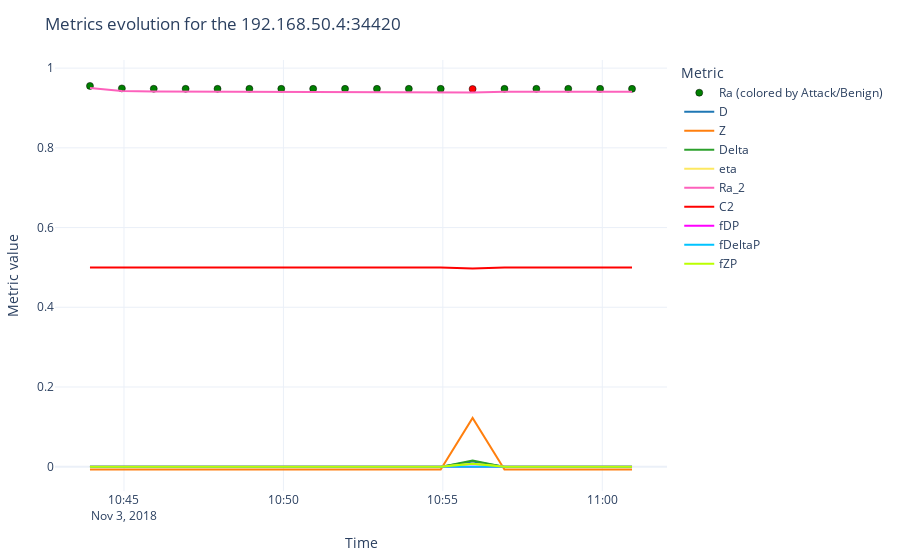
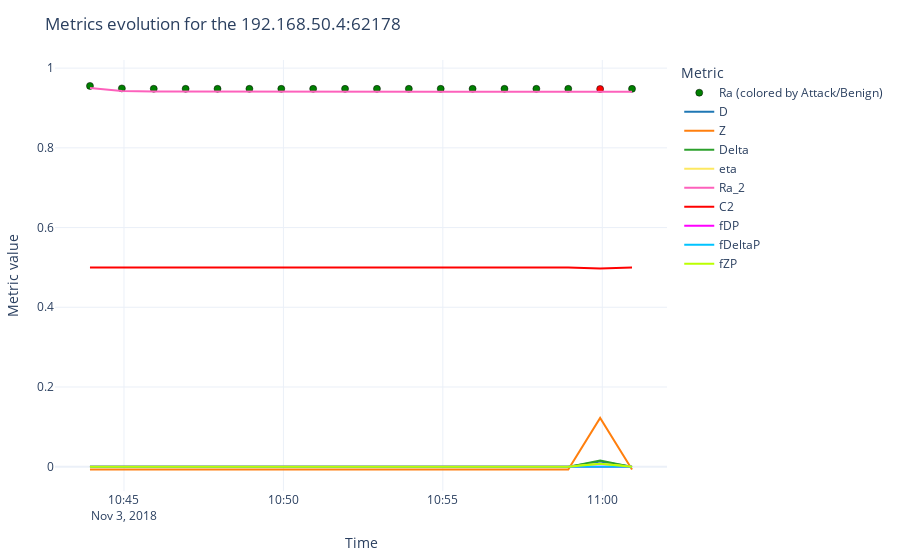
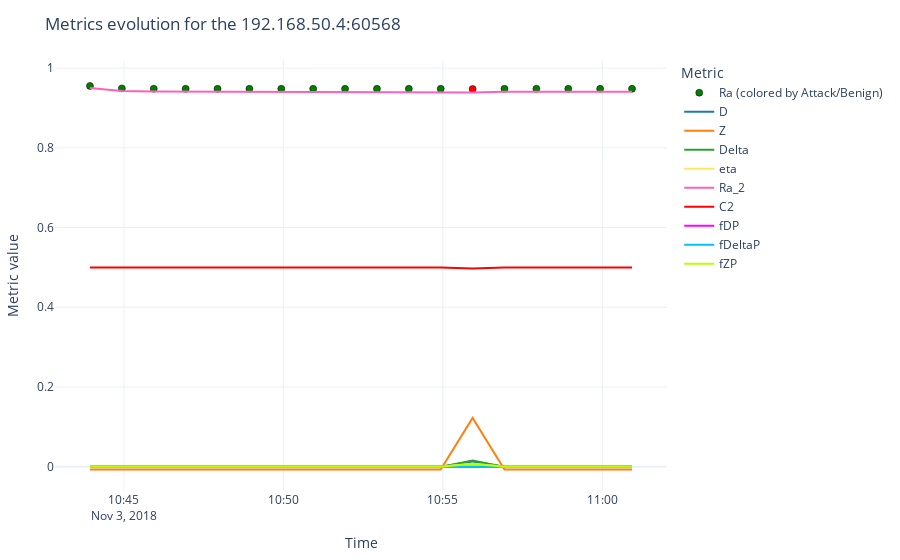

Source (notebook cell) for these figures, in order:
### Code cell
#evaluate_results(res_df, ra_threshold=0.5, plot_examples=3)
